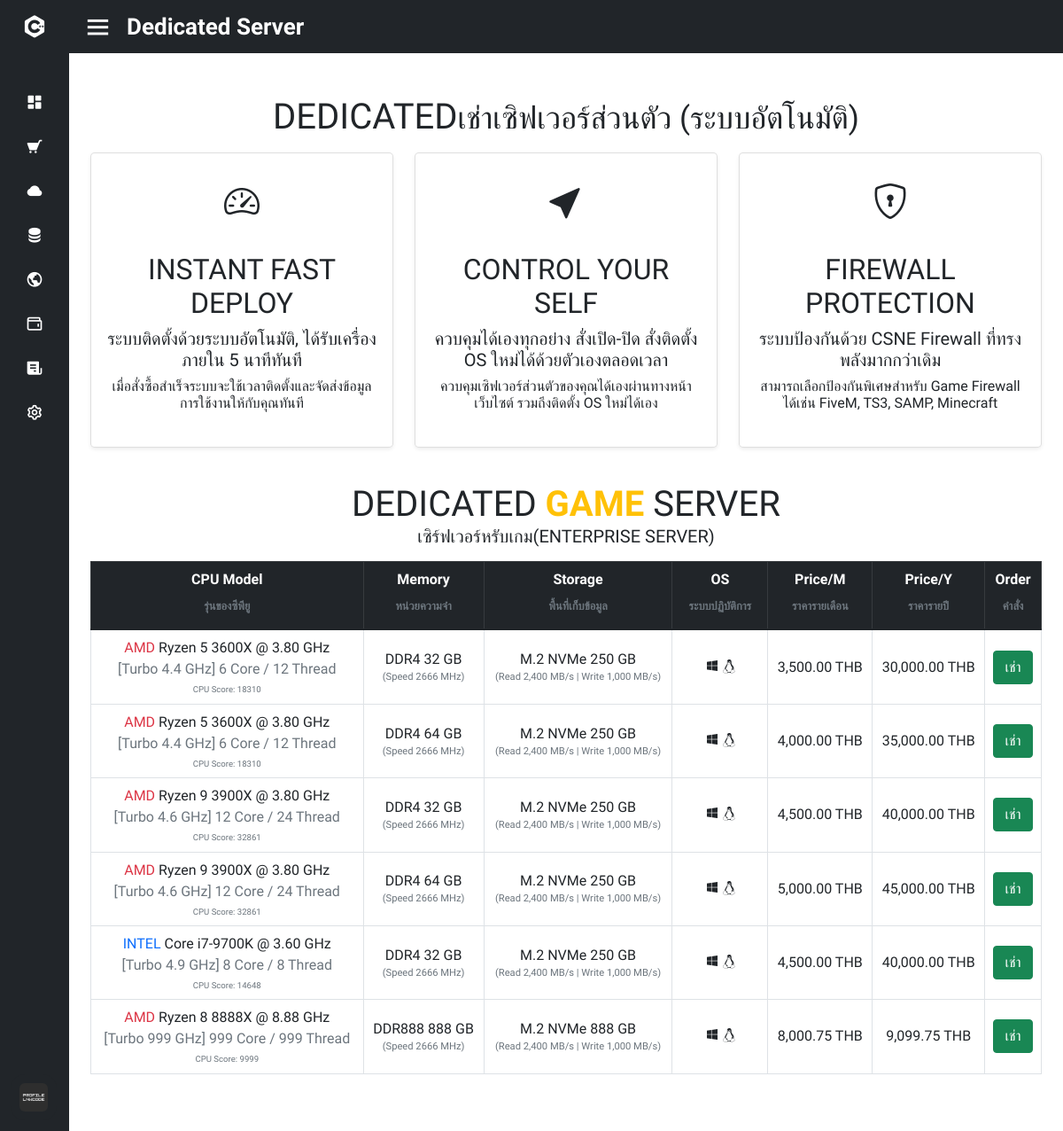
The page /gg/oder_dedicated.php (signed in) on the database its author committed.
### tables this page shows
CREATE TABLE IF NOT EXISTS `package_plan_ddc` (
  `pack_ddc_id` int(50) NOT NULL,
  `ddc_cpu_type` varchar(50) NOT NULL,
  `ddc_dis_name` varchar(100) NOT NULL,
  `ddc_cpu_turbo` varchar(50) NOT NULL DEFAULT '0',
  `ddc_cpu_score` int(11) NOT NULL DEFAULT 0,
  `ddc_pack_core` int(50) NOT NULL,
  `ddc_pack_thread` int(50) NOT NULL,
  `ddc_pack_ddr` int(50) NOT NULL,
  `ddc_pack_memory` int(50) NOT NULL,
  `ddc_pack_storage` int(50) NOT NULL,
  `ddc_pack_type` varchar(50) NOT NULL,
  `ddc_pack_price` float NOT NULL DEFAULT 0,
  `ddc_pack_price_y` float NOT NULL,
  `ddc_pack_name` varchar(50) NOT NULL,
  PRIMARY KEY (`pack_ddc_id`),
  KEY `FK_package_plan_ddc_period_of_payment` (`ddc_pack_type`),
  CONSTRAINT `FK_package_plan_ddc_period_of_payment` FOREIGN KEY (`ddc_pack_type`) REFERENCES `period_of_payment` (`pop_id`) ON DELETE NO ACTION ON UPDATE NO ACTION
);

### gg/oder_dedicated.php (the view, shortened to what this page needs)
<?php
    require_once 'config/db.php';
?>
<!DOCTYPE html>
<html lang="en" dir="ltr">
  <head>
    <link rel="stylesheet" href="stylet.css">
    <link href='https://unpkg.com/boxicons@2.0.7/css/boxicons.min.css' rel='stylesheet'>
    <link rel="stylesheet" href="https://cdn.jsdelivr.net/npm/bootstrap-icons@1.8.1/font/bootstrap-icons.css">
    <link rel="stylesheet" href="myProjects/webProject/icofont/css/icofont.min.css">
    <link rel="stylesheet" href="https://cdnjs.cloudflare.com/ajax/libs/font-awesome/4.7.0/css/font-awesome.min.css">
    <link href="https://cdn.jsdelivr.net/npm/bootstrap@5.1.3/dist/css/bootstrap.min.css" rel="stylesheet">
   </head>
<body>
  <div class="sidebar close">
    <div class="logo-details">
      <i class='bx bxl-c-plus-plus'></i>
    </div>
    <ul class="nav-links">
      <li>
        <a href="user.php">
          <i class='bx bxs-dashboard'></i>
        </a>
      </li>
      <li>
        <div class="iocn-link">
          <a href="#">
            <i class='bx bxs-cart bx-flip-horizontal' ></i>
          </a>
        </div>
      </li>
      <li>
        <a href="Clouds_server.php">
          <i class='bx bxs-cloud'></i>
        </a>
      </li>
      <li>
        <a href="Hosting.php">
          <i class='bx bxs-data' ></i>
        </a>
      </li>
      <li>
        <a href="Domain.php">
          <i class='bx bx-world' ></i>
        </a>
      </li>
      <li>
        <a href="topup.php">
          <i class='bx bx-wallet'></i>
        </a>
      </li>
      <li>
        <a href="receipt.php">
          <i class='bx bxs-receipt'></i>
        </a>
      </li>
      <li>
        <div class="iocn-link">
          <a href="#">
            <i class='bx bx-cog' ></i>
          </a>
        </div>
      </li>
      <li>
    <div class="profile-details">
      <div class="profile-content">
        <img src="image/profile.jpg" alt="profileImg">
      </div>
    </div>
  </li>
</ul>
  </div>
  <section class="home-section">
    <div class="home-content">
      <i class='bx bx-menu' style="color: #ffff;"></i>
      <span class="text" style="color: #ffff;">Dedicated Server</span>
    </div>
<div class="container px-4 py-5" id="icon-grid">
  <h1 class="text-uppercase text-center mb-3">DEDICATED<small class="font50per">เช่าเซิฟเวอร์ส่วนตัว (ระบบอัตโนมัติ)</small></h1>
  <div class="row row-cols-1 row-cols-md-3 mb-3 text-center">
    <div class="col">
      <div class="card mb-4 rounded-3 shadow-sm">
        <div class="card-body">
          <ul class="list-unstyled mt-3 mb-4">
          <div class="pb-4">
            <h1><i class="bi bi-speedometer2"></i></h1>
          </div>
            <h2>INSTANT FAST DEPLOY</h2>
            <h5>ระบบติดตั้งด้วยระบบอัตโนมัติ, ได้รับเครื่องภายใน 5 นาทีทันที</h5>
            <h6>เมื่อสั่งซื้อสำเร็จระบบจะใช้เวลาติดตั้งและจัดส่งข้อมูลการใช้งานให้กับคุณทันที</h6>
          </ul>
        </div>
      </div>
    </div>
    <div class="col">
      <div class="card mb-4 rounded-3 shadow-sm">
        <div class="card-body">
          <ul class="list-unstyled mt-3 mb-4">
          <div class="pb-4">
            <h1><i class="bi bi-cursor-fill"></i></h1>
          </div>
            <h2>CONTROL YOUR SELF</h2>
            <h5>ควบคุมได้เองทุกอย่าง สั่งเปิด-ปิด สั่งติดตั้ง OS ใหม่ได้ด้วยตัวเองตลอดเวลา</h5>
            <h6>ควบคุมเซิฟเวอร์ส่วนตัวของคุณได้เองผ่านทางหน้าเว็บไซต์ รวมถึงติดตั้ง OS ใหม่ได้เอง</h6>
          </ul>
        </div>
      </div>
    </div>
    <div class="col">
      <div class="card mb-4 rounded-3 shadow-sm">
        <div class="card-body">
          <ul class="list-unstyled mt-3 mb-4">
          <div class="pb-4">
            <h1><i class="bi bi-shield-lock"></i></h1>
          </div>
            <h2>FIREWALL PROTECTION</h2>
            <h5>ระบบป้องกันด้วย CSNE Firewall ที่ทรงพลังมากกว่าเดิม</h5>
            <h6>สามารถเลือกป้องกันพิเศษสำหรับ Game Firewall ได้เช่น FiveM, TS3, SAMP, Minecraft</h6>
          </ul>
        </div>
      </div>
    </div>
  </div>
<h1 class="text-uppercase text-center mb-3">Dedicated <b class="text-warning">Game</b> Server <p class="fs-5">เซิร์ฟเวอร์หรับเกม(Enterprise server)</p></h1>
<table class="table table-bordered">
  <thead class="table table-dark">
      <tr>
        <th class="text-center align-middle">CPU Model<div class="text-muted" style="font-size:0.8rem">รุ่นของซีพียู</div></th>
        <th class="text-center align-middle">Memory<div class="text-muted" style="font-size:0.8rem">หน่วยความจำ</div></th>
        <th class="text-center align-middle">Storage<div class="text-muted" style="font-size:0.8rem">พื้นที่เก็บข้อมูล</div></th>
        <th class="text-center align-middle">OS<div class="text-muted" style="font-size:0.8rem">ระบบปฏิบัติการ</div></th>
        <th class="text-center align-middle">Price/M<div class="text-muted" style="font-size:0.8rem">ราคารายเดือน</div></th>
        <th class="text-center align-middle">Price/Y<div class="text-muted" style="font-size:0.8rem">ราคารายปี</div></th>
        <th class="text-center align-middle">Order<div class="text-muted" style="font-size:0.8rem">คำสั่ง</div></th></th>
      </tr>
  </thead>
  <tbody>
  <?php
                $result = $conn->query("SELECT * FROM package_plan_ddc");
                if ($result !== false) {
                while($item = $result->fetch()) {
                  if($item['ddc_cpu_type'] == 'INTEL'){
                    $Text_color = 'text-primary';
                  }
                  else if($item['ddc_cpu_type'] == 'AMD')
                  {
                    $Text_color = 'text-danger';
                  }
            ?>
      <tr>
          <td class="text-center align-middle"><span class="<?php echo $Text_color ?>"><?php echo $item['ddc_cpu_type'] ?></span> <?php echo $item['ddc_dis_name'] ?><div class="font10 text-muted">[Turbo <?php echo $item['ddc_cpu_turbo'] ?> GHz] <?php echo $item['ddc_pack_core'] ?> Core / <?php echo $item['ddc_pack_thread'] ?> Thread</div><div class="pt-1 text-muted" style="font-size:0.6rem">CPU Score: <?php echo $item['ddc_cpu_score'] ?></div></td>
          <td class="text-center align-middle">DDR<?php echo $item['ddc_pack_ddr'] ?> <?php echo $item['ddc_pack_memory'] ?> GB<div class="text-muted" style="font-size:0.7rem">(Speed 2666 MHz)</div></td>
          <td class="text-center align-middle">M.2 NVMe <?php echo $item['ddc_pack_storage'] ?> GB<div class="text-muted" style="font-size:0.7rem">(Read 2,400 MB/s | Write 1,000 MB/s)</div></td>
          <td class="text-center align-middle"><i class='bx bxl-windows'></i>    <i class="fa fa-linux"></i></td>
          <td class="text-center align-middle"><?php echo number_format( $item['ddc_pack_price'] , 2 ) ?> THB</td>
          <td class="text-center align-middle"><?php echo number_format( $item['ddc_pack_price_y'] , 2 ) ?> THB</td>
          <td class="text-center align-middle"><a href="oder_ddc.php?item=<?= $item['pack_ddc_id']; ?>" class="btn btn-block btn-success">เช่า</a></td>
      </tr>
      <?php }
                    } ?>
  </tbody>
</table>
</section>
</body>
</html>

### gg/stylet.css (style rules this page uses)
* { margin: 0; padding: 0; box-sizing: border-box; font-family: 'Mitr', sans-serif; }
.sidebar { position: fixed; top: 0; left: 0; height: 100%; width: 260px; background: #212529; z-index: 100; transition: all 0.5s ease; }
.sidebar.close { width: 78px; }
.sidebar .logo-details { height: 60px; width: 100%; display: flex; align-items: center; }
.sidebar .logo-details i { font-size: 30px; color: #fff; height: 50px; min-width: 78px; text-align: center; line-height: 50px; }
.sidebar .nav-links { height: 100%; padding: 30px 0 150px 0; overflow: auto; }
.sidebar.close .nav-links { overflow: visible; }
.sidebar .nav-links li { position: relative; list-style: none; transition: all 0.4s ease; }
.sidebar .nav-links li .iocn-link { display: flex; align-items: center; justify-content: space-between; }
.sidebar.close .nav-links li .iocn-link { display: block }
.sidebar .nav-links li i { height: 50px; min-width: 78px; text-align: center; line-height: 50px; color: #fff; font-size: 20px; cursor: pointer; transition: all 0.3s ease; }
.sidebar .nav-links li a { display: flex; align-items: center; text-decoration: none; }
.sidebar .profile-details { position: fixed; bottom: 0; width: 260px; display: flex; align-items: center; justify-content: space-between; background: #212529; padding: 12px 0; transition: all 0.5s ease; }
.sidebar.close .profile-details { background: none; }
.sidebar.close .profile-details { width: 78px; }
.sidebar .profile-details .profile-content { display: flex; align-items: center; }
.sidebar .profile-details img { height: 52px; width: 52px; object-fit: cover; border-radius: 16px; margin: 0 14px 0 12px; background: #212529; transition: all 0.5s ease; }
.sidebar.close .profile-details img { padding: 10px; }
.home-section { position: relative; background: #fff; height: 100vh; left: 260px; width: calc(100% - 260px); transition: all 0.5s ease; }
.sidebar.close ~ .home-section { left: 78px; width: calc(100% - 78px); }
.home-section .home-content { height: 60px; display: flex; align-items: center; }
.home-section .home-content .bx-menu, .home-section .home-content .text { color: #11101d; font-size: 35px; }
.home-section .home-content .bx-menu { margin: 0 15px; cursor: pointer; }
.home-section .home-content .text { font-size: 26px; font-weight: 600; }
.home-content { background: #212529; }

### rows shown on the page
package_plan_ddc: ddc_cpu_type "AMD", ddc_dis_name "Ryzen 5 3600X @ 3.80 GHz", ddc_cpu_turbo "4.4", ddc_pack_core "6", ddc_pack_thread "12", ddc_cpu_score "18310", ddc_pack_ddr "4", ddc_pack_memory "32", ddc_pack_storage "250", ddc_pack_price "3,500.00", ddc_pack_price_y "30,000.00"
package_plan_ddc: ddc_cpu_type "AMD", ddc_dis_name "Ryzen 5 3600X @ 3.80 GHz", ddc_cpu_turbo "4.4", ddc_pack_core "6", ddc_pack_thread "12", ddc_cpu_score "18310", ddc_pack_ddr "4", ddc_pack_memory "64", ddc_pack_storage "250", ddc_pack_price "4,000.00", ddc_pack_price_y "35,000.00"
package_plan_ddc: ddc_cpu_type "AMD", ddc_dis_name "Ryzen 9 3900X @ 3.80 GHz", ddc_cpu_turbo "4.6", ddc_pack_core "12", ddc_pack_thread "24", ddc_cpu_score "32861", ddc_pack_ddr "4", ddc_pack_memory "32", ddc_pack_storage "250", ddc_pack_price "4,500.00", ddc_pack_price_y "40,000.00"
package_plan_ddc: ddc_cpu_type "AMD", ddc_dis_name "Ryzen 9 3900X @ 3.80 GHz", ddc_cpu_turbo "4.6", ddc_pack_core "12", ddc_pack_thread "24", ddc_cpu_score "32861", ddc_pack_ddr "4", ddc_pack_memory "64", ddc_pack_storage "250", ddc_pack_price "5,000.00", ddc_pack_price_y "45,000.00"
package_plan_ddc: ddc_cpu_type "INTEL", ddc_dis_name "Core i7-9700K @ 3.60 GHz", ddc_cpu_turbo "4.9", ddc_pack_core "8", ddc_pack_thread "8", ddc_cpu_score "14648", ddc_pack_ddr "4", ddc_pack_memory "32", ddc_pack_storage "250", ddc_pack_price "4,500.00", ddc_pack_price_y "40,000.00"
package_plan_ddc: ddc_cpu_type "AMD", ddc_dis_name "Ryzen 8 8888X @ 8.88 GHz", ddc_cpu_turbo "999", ddc_pack_core "999", ddc_pack_thread "999", ddc_cpu_score "9999", ddc_pack_ddr "888", ddc_pack_memory "888", ddc_pack_storage "888", ddc_pack_price "8,000.75", ddc_pack_price_y "9,099.75"
